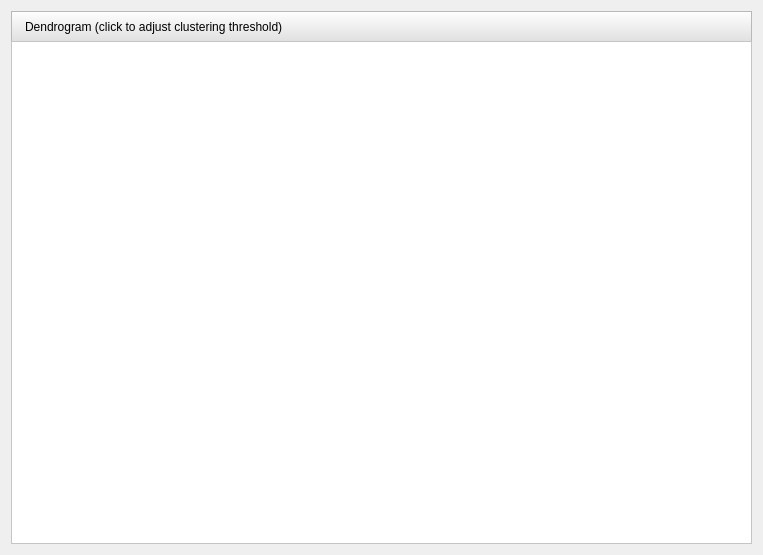
<?xml version="1.0" encoding="UTF-8"?>
<ui version="4.0">
 <class>Dialog</class>
 <widget class="QDialog" name="Dialog">
  <property name="geometry">
   <rect>
    <x>0</x>
    <y>0</y>
    <width>763</width>
    <height>555</height>
   </rect>
  </property>
  <property name="windowTitle">
   <string>Dendrogram</string>
  </property>
  <property name="modal">
   <bool>true</bool>
  </property>
  <layout class="QVBoxLayout" name="verticalLayout">
   <item>
    <widget class="QWidget" name="widgetDendrogram" native="true">
     <property name="sizePolicy">
      <sizepolicy hsizetype="Preferred" vsizetype="Preferred">
       <horstretch>1</horstretch>
       <verstretch>0</verstretch>
      </sizepolicy>
     </property>
     <layout class="QVBoxLayout" name="verticalLayout_2">
      <property name="spacing">
       <number>0</number>
      </property>
      <property name="leftMargin">
       <number>0</number>
      </property>
      <property name="topMargin">
       <number>0</number>
      </property>
      <property name="rightMargin">
       <number>0</number>
      </property>
      <property name="bottomMargin">
       <number>0</number>
      </property>
      <item>
       <widget class="QLabel" name="label_5">
        <property name="sizePolicy">
         <sizepolicy hsizetype="Preferred" vsizetype="Fixed">
          <horstretch>0</horstretch>
          <verstretch>0</verstretch>
         </sizepolicy>
        </property>
        <property name="styleSheet">
         <string notr="true">padding: 8px 10px 7px 10px;
background-color: qlineargradient(x1:0, y1:0, x2:0, y2:1, stop:0 #ffffff, stop:1 #e0e0e0);
border: 1px solid #b8b8b8;
border-bottom: 0px;</string>
        </property>
        <property name="frameShape">
         <enum>QFrame::StyledPanel</enum>
        </property>
        <property name="frameShadow">
         <enum>QFrame::Sunken</enum>
        </property>
        <property name="text">
         <string>&lt;html&gt;&lt;head/&gt;&lt;body&gt;&lt;p&gt;Dendrogram &lt;span style=&quot; font-size:9pt;&quot;&gt;(click to adjust clustering threshold)&lt;/span&gt;&lt;/p&gt;&lt;/body&gt;&lt;/html&gt;</string>
        </property>
       </widget>
      </item>
      <item>
       <widget class="QFrame" name="frameDendrogram">
        <property name="styleSheet">
         <string notr="true">background-color: #ffffff;</string>
        </property>
        <property name="frameShape">
         <enum>QFrame::StyledPanel</enum>
        </property>
        <property name="frameShadow">
         <enum>QFrame::Raised</enum>
        </property>
        <layout class="QVBoxLayout" name="verticalLayout_6">
         <property name="spacing">
          <number>0</number>
         </property>
         <property name="leftMargin">
          <number>5</number>
         </property>
         <property name="topMargin">
          <number>5</number>
         </property>
         <property name="rightMargin">
          <number>5</number>
         </property>
         <property name="bottomMargin">
          <number>5</number>
         </property>
        </layout>
       </widget>
      </item>
     </layout>
    </widget>
   </item>
  </layout>
 </widget>
 <resources/>
 <connections/>
</ui>
